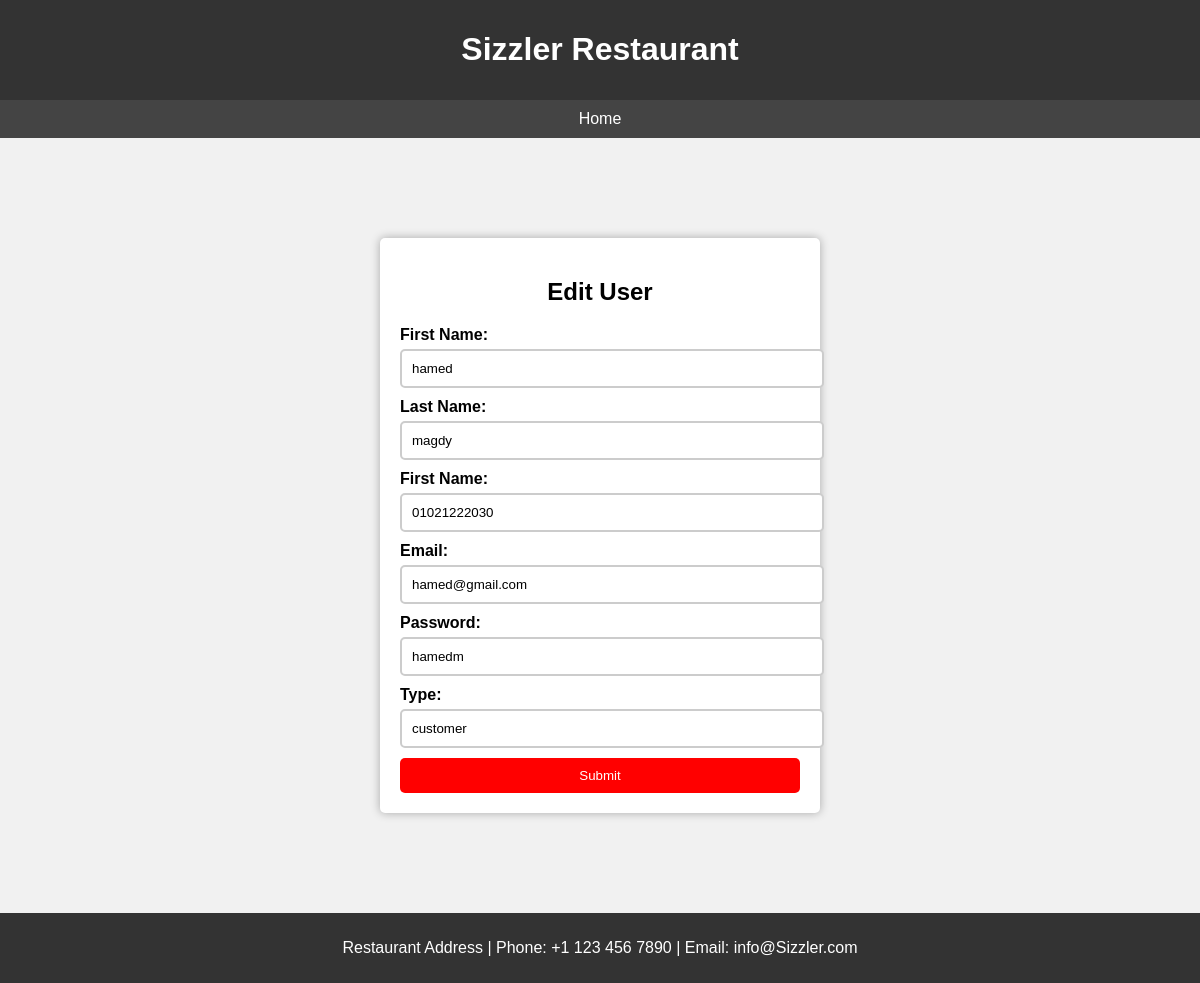
The app's page /edit_user.php?email=hamed@gmail.com with its own data.
### tables this page shows
CREATE TABLE `user` (
  `first_name` varchar(50) NOT NULL,
  `last_name` varchar(50) NOT NULL,
  `contact` varchar(50) NOT NULL,
  `email` text NOT NULL,
  `password` varchar(50) NOT NULL,
  `type` varchar(11) NOT NULL
);

### edit_user.php (the view, shortened to what this page needs)
<!DOCTYPE html>
<html lang="en">
<head>
</head>
<body>
<header>
    <h1>Sizzler Restaurant</h1>
  </header>
  <nav>
    <a href="admin.php">Home</a>
  </nav>
  <?php
$email="";
if (isset($_GET['email'])) {
    $email = $_GET['email'];
}
$conn = mysqli_connect("localhost", "root", "", "software_project");
$sql = "SELECT * FROM user WHERE email= '$email'";
$result = mysqli_query($conn, $sql);
while ($row = mysqli_fetch_assoc($result)) {
    echo  '<div class="signup-container">';
    echo  '<h2>Edit User</h2>';
    echo  '<form action="edit2_user.php?email=' . $email . '" method="post">';
    echo  '<label for="firstname">First Name:</label>';
    echo  '<input type="text" id="firstname" name="firstname" value="'.$row['first_name'].'" required>';
    echo  '<label for="lastname">Last Name:</label>';
    echo  '<input type="text" id="lastname" name="lastname" value="'.$row['last_name'].'" required>';
    echo  '<label for="contact">First Name:</label>';
    echo  '<input type="text" id="contact" name="contact" value="'.$row['contact'].'" pattern="0\d{10}"
    title="Contact Must Start with Zero and Must be 11 Digits" required>';
    echo  '<label for="email">Email:</label>';
    echo  '<input type="text" id="email" name="email" value="'.$row['email'].'" <required>';
    echo  '<label for="password">Password:</label>';
    echo  '<input type="text" id="password" name="password" value="'.$row['password'].'" pattern="(?=.\d)(?=.[a-z])(?=.*[A-Z]).{8,}"
    title="Must contain at least one number and one uppercase and lowercase letter, and at least 8 or more characters" required>';
    echo  '<label for="type">Type:</label>';
    echo  '<input type="text" id="type" name="type" value="'.$row['type'].'" required>';
    echo  '<input type="submit" value="Submit">';
    echo '</form>';
    echo '</div>';
}
?>
  <div class="contact-bar">
    <p>Restaurant Address | Phone: +1 123 456 7890 | Email: info@Sizzler.com</p>
  </div>
</body>
</html>

### edit_user.php (style rules this page uses)
body { font-family: Arial, sans-serif; margin: 0; padding: 0; background-color: #f1f1f1; }
header { background-color: #333; color: #fff; padding: 10px; text-align: center; }
.contact-bar { background-color: #333; color: #fff; padding: 10px; text-align: center; }
nav { background-color: #444; padding: 10px; text-align: center; }
nav a { color: #fff; text-decoration: none; padding: 10px; }
.signup-container { max-width: 400px; margin: 100px auto; background-color: #fff; padding: 20px; border-radius: 5px; box-shadow: 0 0 10px rgba(0, 0, 0, 0.3); }
h2 { text-align: center; margin-bottom: 20px; }
label { display: block; font-weight: bold; margin-bottom: 5px; }
input[type="text"] { width: 100%; padding: 10px; margin-bottom: 10px; border: 2px solid #ccc; border-radius: 5px; }
input[type="submit"] { width: 100%; padding: 10px; background-color: #ff0000; color: #fff; border: none; border-radius: 5px; cursor: pointer; }

### records on screen
user: firstname "hamed", lastname "magdy", contact "01021222030", email "hamed@gmail.com", password "hamedm", type "customer"
